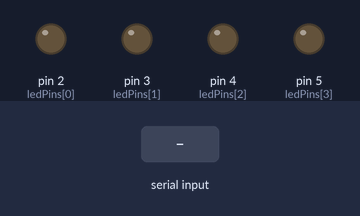
The sketch below on a simulated Arduino Uno, built with avr-gcc and run on an emulated ATmega328P. Parts: output pins drawn as LEDs (lit = HIGH). The test bench sets the inputs (shaded band). What the sketch prints to the serial monitor is not drawn.

Above: at 1.2 s.
1.3 s: "LED1_ON\n" received over the second serial link
At 2.0 s:
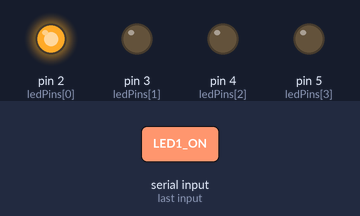
2.8 s: "LED2_ON\n" received over the second serial link
At 3.2 s:
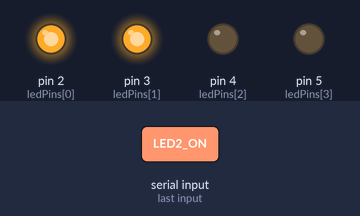
4.3 s: "LED1_OFF\n" received over the second serial link
At 5.5 s:
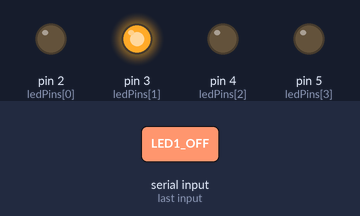
5.8 s: "LED3_ON\n" received over the second serial link
At 6.7 s:
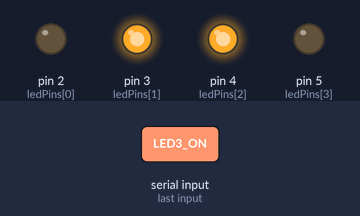
7.3 s: "LED2_OFF\n" received over the second serial link
At 7.8 s:
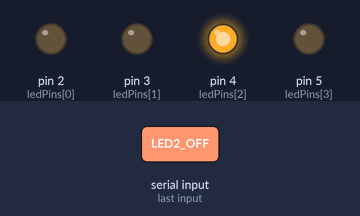
8.8 s: "LED4_ON\n" received over the second serial link
At 10.1 s:
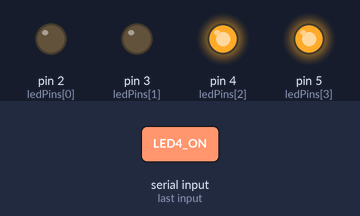
Timing chart, 0 to 11.3 s (numbered marks = the images above; inputs shaded):
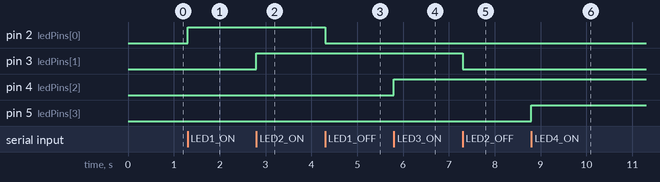

The sketch:

ArduinoCode.ino
```cpp
#include <SoftwareSerial.h>

SoftwareSerial bluetooth(10, 11); // RX, TX

const int ledPins[] = {2, 3, 4, 5}; // LED pinleri

void setup() {
  Serial.begin(9600);
  bluetooth.begin(9600);
  Serial.println("Bluetooth modülü hazýr.");

  for (int i = 0; i < 4; i++) {
    pinMode(ledPins[i], OUTPUT);
    digitalWrite(ledPins[i], LOW);
  }
}

void loop() {
  if (bluetooth.available()) {
    String dataReceived = bluetooth.readStringUntil('\n');
    Serial.print("Gelen veri: ");
    Serial.println(dataReceived);
    controlLEDs(dataReceived);
  }

  if (Serial.available()) {
    String dataToSend = Serial.readStringUntil('\n');
    bluetooth.println(dataToSend);
    Serial.print("Gönderilen veri: ");
    Serial.println(dataToSend);
  }
}

void controlLEDs(String command) {
  if (command == "LED1_ON") {
    digitalWrite(ledPins[0], HIGH);
    bluetooth.println("LED1_ON");
  } else if (command == "LED1_OFF") {
    digitalWrite(ledPins[0], LOW);
    bluetooth.println("LED1_OFF");
  } else if (command == "LED2_ON") {
    digitalWrite(ledPins[1], HIGH);
    bluetooth.println("LED2_ON");
  } else if (command == "LED2_OFF") {
    digitalWrite(ledPins[1], LOW);
    bluetooth.println("LED2_OFF");
  } else if (command == "LED3_ON") {
    digitalWrite(ledPins[2], HIGH);
    bluetooth.println("LED3_ON");
  } else if (command == "LED3_OFF") {
    digitalWrite(ledPins[2], LOW);
    bluetooth.println("LED3_OFF");
  } else if (command == "LED4_ON") {
    digitalWrite(ledPins[3], HIGH);
    bluetooth.println("LED4_ON");
  } else if (command == "LED4_OFF") {
    digitalWrite(ledPins[3], LOW);
    bluetooth.println("LED4_OFF");
  } else {
    bluetooth.println("Geçersiz komut.");
  }
}
```

Measured:
- after the input at 1.3 s, pin 2 (ledPins[0]): LOW → HIGH at once
- after the input at 2.8 s, pin 3 (ledPins[1]): LOW → HIGH at once
- after the input at 4.3 s, pin 2 (ledPins[0]): HIGH → LOW at once
- after the input at 5.8 s, pin 4 (ledPins[2]): LOW → HIGH at once
- after the input at 7.3 s, pin 3 (ledPins[1]): HIGH → LOW at once
- after the input at 8.8 s, pin 5 (ledPins[3]): LOW → HIGH at once
